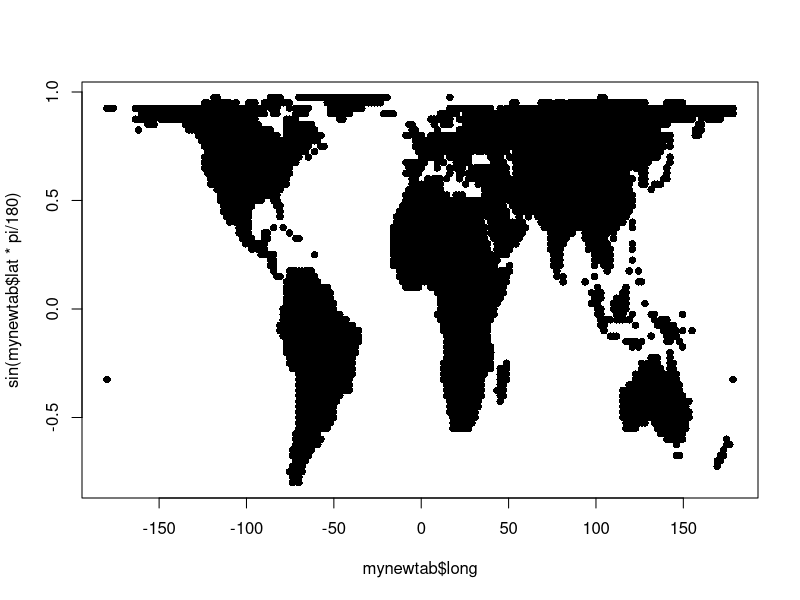
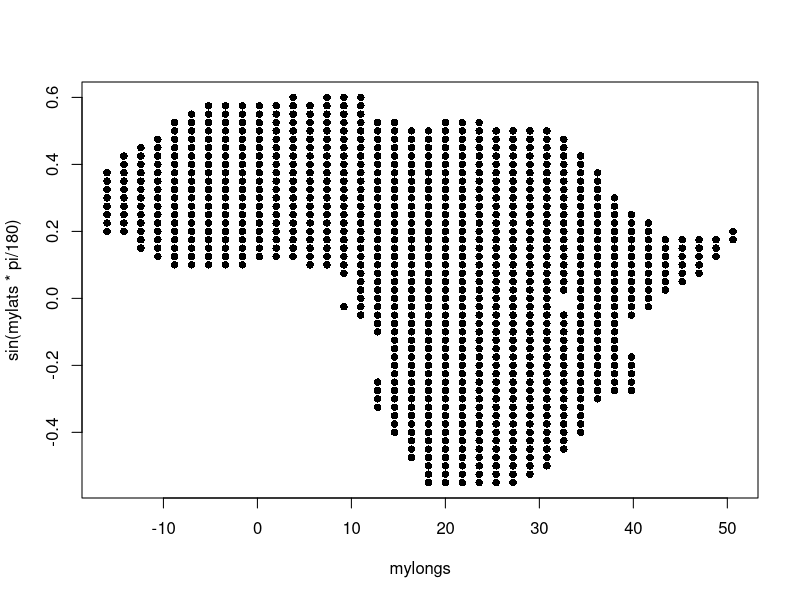
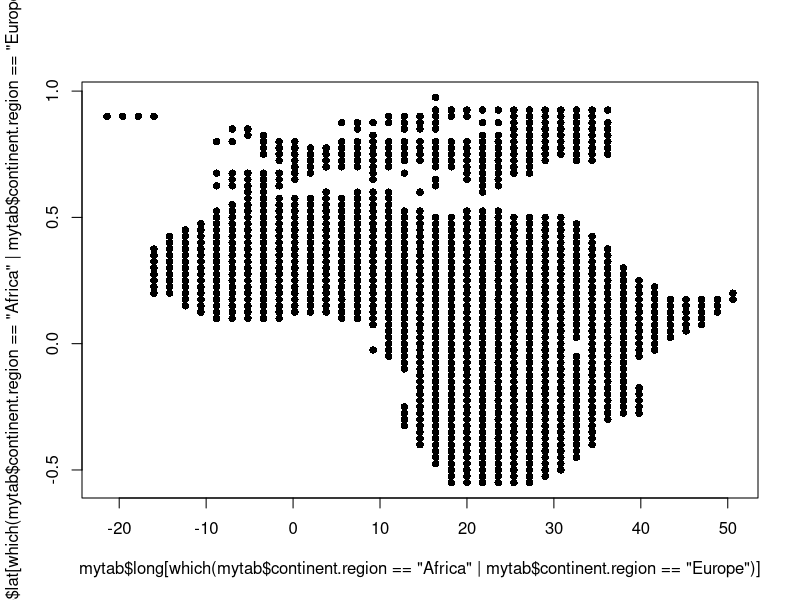

Source code (R) for these figures, in order:
rm(list=ls())
mytab = read.table("latlong.txt", header=T, as.is=T)
mytab[1,]
mytab[,dim(mytab)[2]]
mynewtab = mytab[,-3]
plot(mynewtab$long, sin(mynewtab$lat*pi/180), pch=16)
myindices = which(mytab$continent.region=="Africa")
mylongs = mytab$long[myindices]
mylats = mytab$lat[myindices]
plot(mylongs, sin(mylats*pi/180), pch=16)
plot(mytab$long[which(mytab$continent.region=="Africa" | mytab$continent.region=="Europe")], sin(mytab$lat[which(mytab$continent.region=="Africa" | mytab$continent.region=="Europe")]*pi/180), pch=16)
a = c(1, 1, 0)
length(which(a==0))
rm(a)
length(which(mytab$long>=0 & mytab$long<=100))
weights = c(100, 115, 206, 225, 130, 130, 132, 141, 242, 123, 275, 178, 180, 181, 175)
weights_kg = weights / 2.2
heights = c(60, 61, 72, 70, 60, 65, 65, 65, 67, 70, 74, 68, 73, 73, 73)
sexes = c("F", "F", "M", "M", "F", "F", "F", "M", "M", "F", "M", "F", "M", "M", "M")
heights_m = heights / 39.37
min(heights_m)
bmis = weights_kg / (heights_m^2)
bmis[3]
mean(bmis)
sum(bmis) / length(bmis)
bmis[c(1, 4, 12)]
which(bmis > 18.5 & bmis < 24.9)
which(weights==130)
which(sexes=="M" & (bmis<20 | bmis>30))
#My first comment
ls()
mydf = data.frame(weights, heights, sexes)
mydf$heights[4]
mydf[4,2]
mydf[c(1, 3, 10),]
mydf[7:11,]
surveydata = read.table("lab1.surveydata.txt", header=T, as.is=T, sep="\t")
head(surveydata)
length(which(surveydata$sex=="M"))